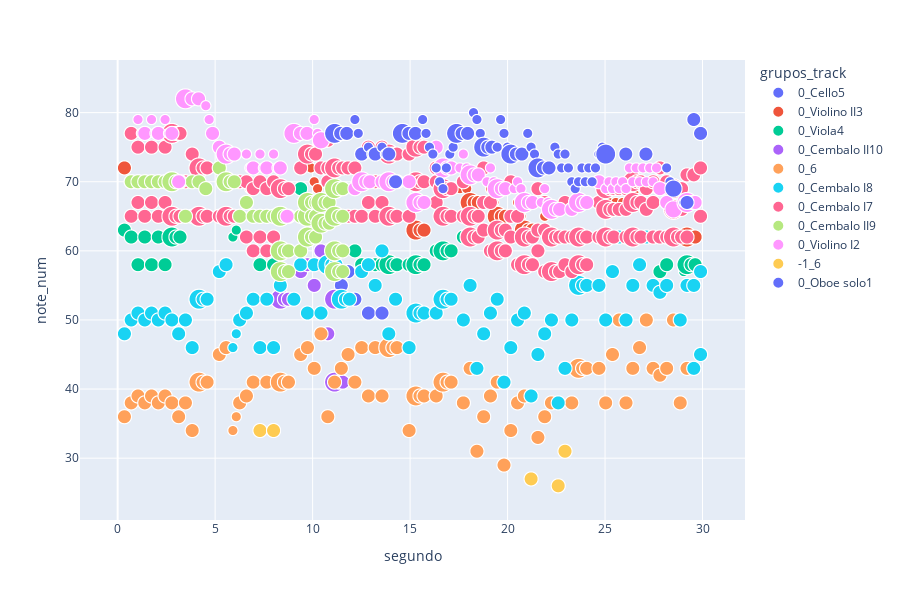

The notebook cell this image was saved under:
### Code cell
## Cada nota l y x l van a tener mas puntos que despues van a ser removidos

tema_df.loc[:,'note_fake'] = 0
long_notes_mask = tema_df.cat_duration.apply(lambda x: x in ['l','xl'])
fake_notes = tema_df[long_notes_mask]
fake_notes.start = fake_notes.apply(lambda x: x.start + (x.end - x.start) / 2 if x.cat_duration == 'l' else x.start + (x.end - x.start) / 3,axis=1)

fake_notes.duration = fake_notes.duration / 2
fake_notes.note_fake = 1

xlong_notes_mask = tema_df.cat_duration == 'xl'
fake_notes_lx = tema_df[xlong_notes_mask]
fake_notes_lx.start = fake_notes_lx.start + (fake_notes_lx.end - fake_notes_lx.start)  / 3 * 2
fake_notes_lx.duration = fake_notes_lx.duration / 2
fake_notes_lx.note_fake = 1

tema_df = pd.concat([tema_df,fake_notes, fake_notes_lx]).sort_values('start')

## Convierte unidad de medida de timpo Ticks a segundos en cada nota

tema_df.loc[:,'segundo'] = tema_df.start / ticks_por_seg

## Implementacion DBSCAN para encontrar grupos de notas y segmentarlas

from sklearn.cluster import DBSCAN
from sklearn.preprocessing import StandardScaler

X = tema_df[['start', 'note_num']]
X.loc[:,'start'] = X.start / 15
X.loc[:,'note_num'] = X.note_num / 0.2

X = X.values
print(X[0:5])

# Implementación de DBSCAN

dbscan = DBSCAN( eps=29, min_samples=3)
y_dbscan = dbscan.fit_predict(X)
y_dbscan

labels = dbscan.labels_
#unique_labels=set(labels);
tema_df.loc[:,'grupos'] = labels
cant_grupos = pd.Series(labels).unique().shape[0]
print('cantidad de grupos:',cant_grupos)

## Concatena los grupos creados con DBSCAN con las cadenas de notas recibidas en cada track

tema_df.loc[:,'grupos_track'] = tema_df.grupos.astype(str) + "_" + tema_df.track_name

plot_theme(tema_df)
